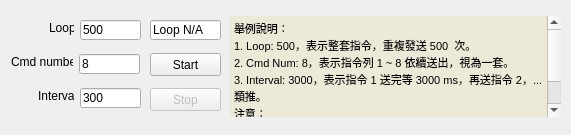
<?xml version="1.0" encoding="UTF-8"?>
<ui version="4.0">
 <class>Dialog</class>
 <widget class="QDialog" name="Dialog">
  <property name="geometry">
   <rect>
    <x>0</x>
    <y>0</y>
    <width>571</width>
    <height>135</height>
   </rect>
  </property>
  <property name="windowTitle">
   <string>Dialog</string>
  </property>
  <widget class="QLabel" name="label_4">
   <property name="geometry">
    <rect>
     <x>38</x>
     <y>88</y>
     <width>36</width>
     <height>16</height>
    </rect>
   </property>
   <property name="text">
    <string>Interval</string>
   </property>
  </widget>
  <widget class="QLabel" name="label_2">
   <property name="geometry">
    <rect>
     <x>49</x>
     <y>20</y>
     <width>25</width>
     <height>16</height>
    </rect>
   </property>
   <property name="text">
    <string>Loop</string>
   </property>
  </widget>
  <widget class="QLabel" name="label_3">
   <property name="geometry">
    <rect>
     <x>11</x>
     <y>54</y>
     <width>62</width>
     <height>16</height>
    </rect>
   </property>
   <property name="text">
    <string>Cmd number</string>
   </property>
  </widget>
  <widget class="QLineEdit" name="intervalLineEdit">
   <property name="geometry">
    <rect>
     <x>80</x>
     <y>88</y>
     <width>61</width>
     <height>20</height>
    </rect>
   </property>
   <property name="text">
    <string>300</string>
   </property>
  </widget>
  <widget class="QLineEdit" name="loopLineEdit">
   <property name="geometry">
    <rect>
     <x>80</x>
     <y>20</y>
     <width>61</width>
     <height>20</height>
    </rect>
   </property>
   <property name="text">
    <string>500</string>
   </property>
  </widget>
  <widget class="QLineEdit" name="cmdNumLineEdit">
   <property name="geometry">
    <rect>
     <x>79</x>
     <y>54</y>
     <width>61</width>
     <height>20</height>
    </rect>
   </property>
   <property name="text">
    <string>8</string>
   </property>
  </widget>
  <widget class="QLineEdit" name="loopInfoLlineEdit">
   <property name="geometry">
    <rect>
     <x>150</x>
     <y>20</y>
     <width>71</width>
     <height>20</height>
    </rect>
   </property>
   <property name="text">
    <string>Loop N/A</string>
   </property>
  </widget>
  <widget class="QPushButton" name="stopPushButton">
   <property name="enabled">
    <bool>false</bool>
   </property>
   <property name="geometry">
    <rect>
     <x>150</x>
     <y>88</y>
     <width>71</width>
     <height>23</height>
    </rect>
   </property>
   <property name="text">
    <string>Stop</string>
   </property>
  </widget>
  <widget class="QPushButton" name="startPushButton">
   <property name="geometry">
    <rect>
     <x>150</x>
     <y>53</y>
     <width>71</width>
     <height>23</height>
    </rect>
   </property>
   <property name="text">
    <string>Start</string>
   </property>
  </widget>
  <widget class="QTextEdit" name="textEdit">
   <property name="geometry">
    <rect>
     <x>230</x>
     <y>16</y>
     <width>331</width>
     <height>101</height>
    </rect>
   </property>
   <property name="palette">
    <palette>
     <active>
      <colorrole role="Base">
       <brush brushstyle="SolidPattern">
        <color alpha="255">
         <red>236</red>
         <green>233</green>
         <blue>216</blue>
        </color>
       </brush>
      </colorrole>
     </active>
     <inactive>
      <colorrole role="Base">
       <brush brushstyle="SolidPattern">
        <color alpha="255">
         <red>236</red>
         <green>233</green>
         <blue>216</blue>
        </color>
       </brush>
      </colorrole>
     </inactive>
     <disabled>
      <colorrole role="Base">
       <brush brushstyle="SolidPattern">
        <color alpha="255">
         <red>236</red>
         <green>233</green>
         <blue>216</blue>
        </color>
       </brush>
      </colorrole>
     </disabled>
    </palette>
   </property>
   <property name="frameShape">
    <enum>QFrame::NoFrame</enum>
   </property>
   <property name="frameShadow">
    <enum>QFrame::Plain</enum>
   </property>
   <property name="horizontalScrollBarPolicy">
    <enum>Qt::ScrollBarAsNeeded</enum>
   </property>
   <property name="html">
    <string>&lt;!DOCTYPE HTML PUBLIC &quot;-//W3C//DTD HTML 4.0//EN&quot; &quot;http://www.w3.org/TR/REC-html40/strict.dtd&quot;&gt;
&lt;html&gt;&lt;head&gt;&lt;meta name=&quot;qrichtext&quot; content=&quot;1&quot; /&gt;&lt;style type=&quot;text/css&quot;&gt;
p, li { white-space: pre-wrap; }
&lt;/style&gt;&lt;/head&gt;&lt;body style=&quot; font-family:'新細明體'; font-size:9pt; font-weight:400; font-style:normal;&quot;&gt;
&lt;p style=&quot; margin-top:0px; margin-bottom:0px; margin-left:0px; margin-right:0px; -qt-block-indent:0; text-indent:0px;&quot;&gt;&lt;span style=&quot; font-size:8pt;&quot;&gt;舉例說明：&lt;/span&gt;&lt;/p&gt;
&lt;p style=&quot; margin-top:0px; margin-bottom:0px; margin-left:0px; margin-right:0px; -qt-block-indent:0; text-indent:0px;&quot;&gt;&lt;span style=&quot; font-size:8pt;&quot;&gt;1. Loop: 500，表示整套指令，重複發送 500  次。&lt;/span&gt;&lt;/p&gt;
&lt;p style=&quot; margin-top:0px; margin-bottom:0px; margin-left:0px; margin-right:0px; -qt-block-indent:0; text-indent:0px;&quot;&gt;&lt;span style=&quot; font-size:8pt;&quot;&gt;2. Cmd Num: 8，表示指令列 1 ~ 8 依續送出，視為一套。&lt;/span&gt;&lt;/p&gt;
&lt;p style=&quot; margin-top:0px; margin-bottom:0px; margin-left:0px; margin-right:0px; -qt-block-indent:0; text-indent:0px;&quot;&gt;&lt;span style=&quot; font-size:8pt;&quot;&gt;3. Interval: 3000，表示指令 1 送完等 3000 ms，再送指令 2，...類推。&lt;/span&gt;&lt;/p&gt;
&lt;p style=&quot; margin-top:0px; margin-bottom:0px; margin-left:0px; margin-right:0px; -qt-block-indent:0; text-indent:0px;&quot;&gt;&lt;span style=&quot; font-size:8pt;&quot;&gt;注意：&lt;/span&gt;&lt;/p&gt;
&lt;p style=&quot; margin-top:0px; margin-bottom:0px; margin-left:0px; margin-right:0px; -qt-block-indent:0; text-indent:0px;&quot;&gt;&lt;span style=&quot; font-size:8pt;&quot;&gt;指令列分為左側 ASCII 指令，右側 bin 指令。&lt;/span&gt;&lt;/p&gt;
&lt;p style=&quot; margin-top:0px; margin-bottom:0px; margin-left:0px; margin-right:0px; -qt-block-indent:0; text-indent:0px;&quot;&gt;&lt;span style=&quot; font-size:8pt;&quot;&gt;若有 ASCII 指令，則送之，若為空白，才會送 bin 指令。&lt;/span&gt;&lt;/p&gt;&lt;/body&gt;&lt;/html&gt;</string>
   </property>
  </widget>
 </widget>
 <resources/>
 <connections/>
</ui>
